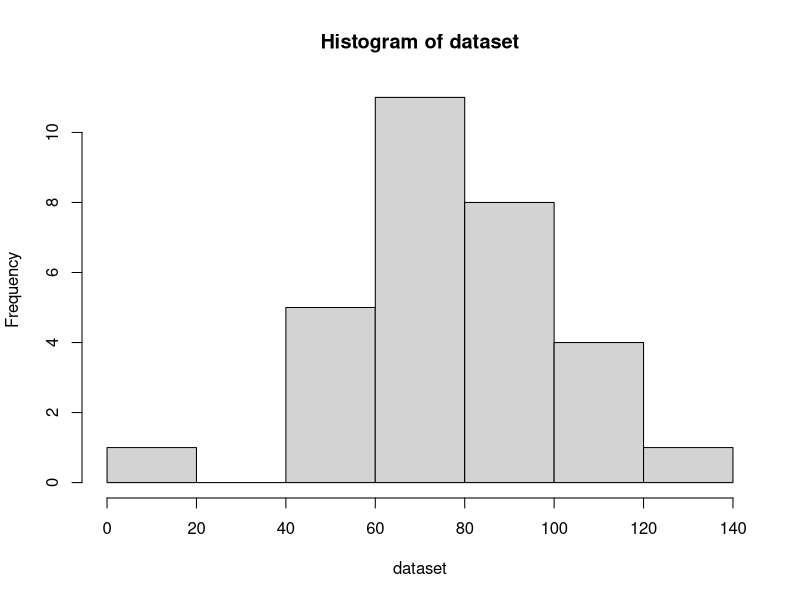
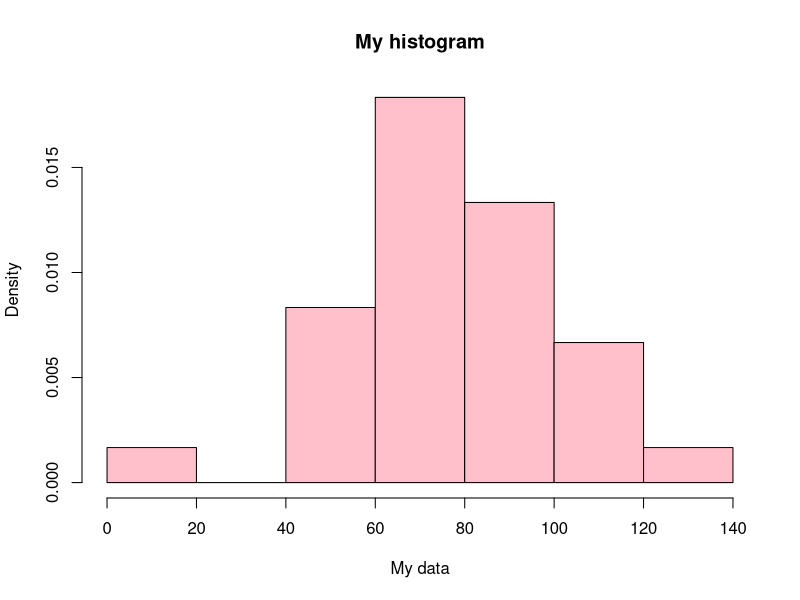
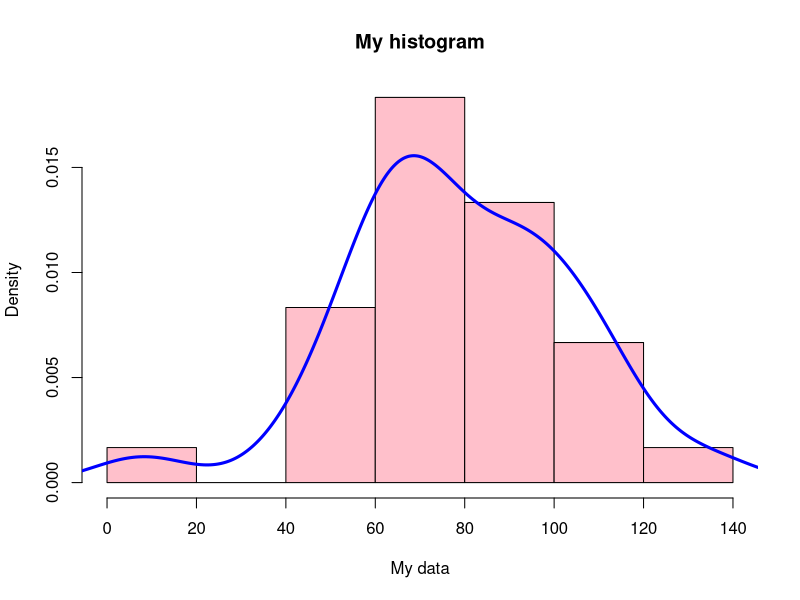
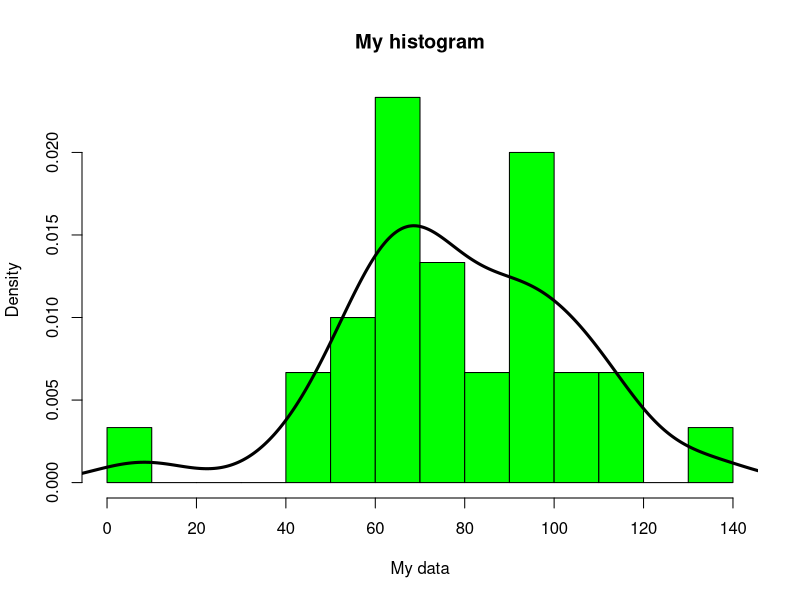
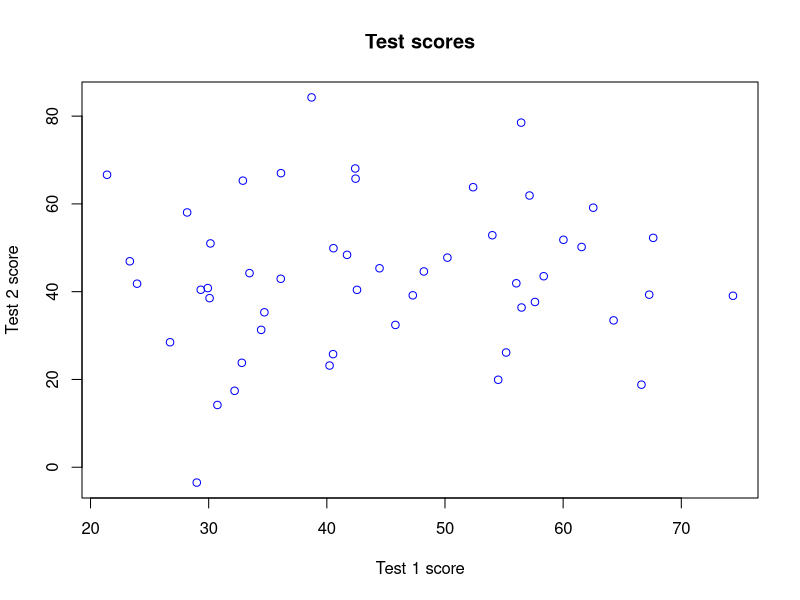

The R source for these figures, in order:
## ---- chunk 1
knitr::opts_chunk$set(echo = TRUE)
## ---- chunk 2
data = c(78,87,23,34,12,80)
summary(data)
## ---- chunk 3
mean(data)

sd(data)
## ---- chunk 4
dataset=c(91,49,76,112,97,42,70, 100, 8, 112, 95, 90, 78, 62, 56, 94, 65, 58, 109, 70, 109, 91, 71, 76, 68, 62, 134, 57, 83, 66)

hist(dataset)
## ---- chunk 5
hist(dataset, 
     xlab = "My data", 
     main = "My histogram", 
     freq = F,
     col = 'pink')

## ---- chunk 6
hist(dataset, 
     xlab = "My data", 
     main = "My histogram", 
     freq = F,
     col = 'pink')
lines(density(dataset), col = 'blue', lwd = 3)
## ---- chunk 7
hist(dataset, 
     xlab = "My data", 
     main = "My histogram", 
     freq = F,
     col = 'green',
     breaks = 10)
lines(density(dataset), col = 'black', lwd = 3)
## ---- chunk 8
test_1_score = rnorm(50, 45, 12)
test_2_score = rnorm(50, 40, 15)

plot(test_2_score ~ test_1_score,
     xlab = "Test 1 score",
     ylab = "Test 2 score",
     main = "Test scores",
     col = "blue")

